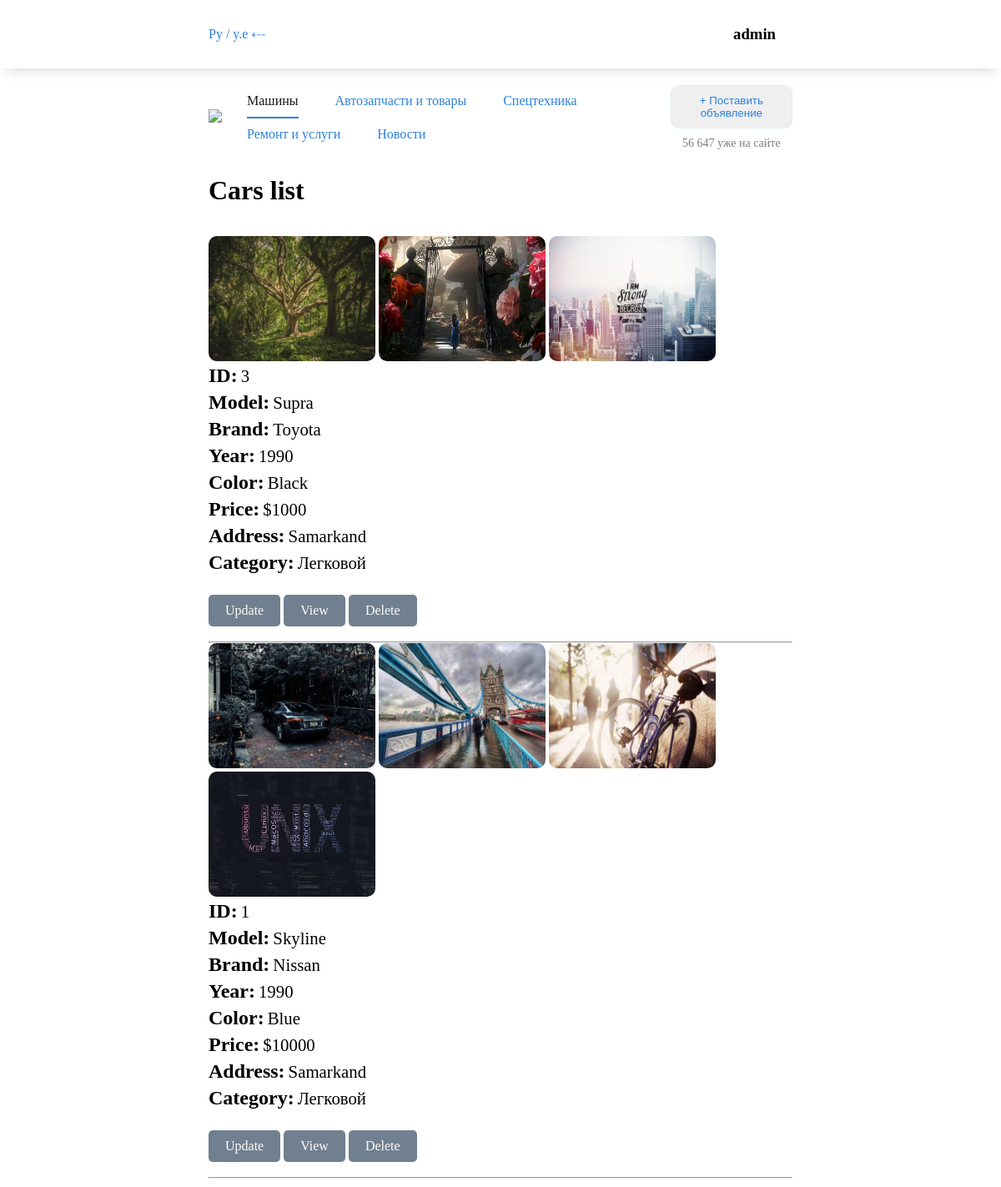
The page /products/cars/ (signed in) on the database its author committed.
### products/models.py (models this page shows, shortened)
class CarImage(models.Model):
    car = models.ForeignKey('Cars', on_delete=models.CASCADE)
    image = models.ImageField(upload_to='cars/', default='cars/default.png')

class Cars(models.Model):
    brand = models.CharField(max_length=50)
    model = models.CharField(max_length=50)
    year = models.IntegerField()
    color = models.CharField(max_length=50)
    price = models.IntegerField()
    author_of_ad = models.ForeignKey(User, on_delete=models.CASCADE)
    created_at = models.DateTimeField(auto_now_add=True)
    address = models.CharField(max_length=255)
    likes = models.TextField(default='[]')
    images = models.ManyToManyField(CarImage)
    category = models.CharField(max_length=50)
    class Meta:
        verbose_name = 'Car'
        verbose_name_plural = 'Cars'
        ordering = ['-created_at']

### products/views.py (the view)
# urls.py: path("cars/", cars_view, name='cars_view'),
@login_required
def cars_view(request):
    cars = Cars.objects.all()
    images = CarImage.objects.all()
    context = {"cars": []}
    for car in cars:
        car_images = images.filter(car=car)
        context["cars"].append({
            "car": car,
            "images": car_images
        })
    return render(request, 'cars_list.html', context)

### products/templates/cars_list.html (shortened to what this page needs)
{% extends 'base.html' %}
{% block content %}
  <h1>Cars list</h1>
  <br />
  <br />
  <ul>
    {% for obj in cars %}
      <li>
        <div class="container">
          <div class="left">
            {% for img in obj.images %}
              <img src="{{ img.image.url }}" />
            {% endfor %}
          </div>
          <div class="right">
            <b>ID:</b> <span>{{ obj.car.id }}</span> <br />
            <b>Model:</b> <span>{{ obj.car.model|title }}</span> <br />
            <b>Brand:</b> <span>{{ obj.car.brand }}</span> <br />
            <b>Year:</b> <span>{{ obj.car.year }}</span> <br />
            <b>Color:</b> <span>{{ obj.car.color }}</span> <br />
            <b>Price:</b> <span>${{ obj.car.price }}</span> <br />
            <b>Address:</b> <span>{{ obj.car.address }}</span> <br />
            <b>Category:</b> <span>{{ obj.car.category }}</span> <br />
          </div>
        </div>
        <a class="btn-link" href="{% url 'update_car_view' obj.car.id %}">Update</a>
        <a class="btn-link" href="{% url 'car_details_view' obj.car.id %}">View</a>
        <a class="btn-link" href="#" onclick="conformDeletion('{{ obj.car.id }}')">Delete</a>
        <br />
        <br />
        <hr />
      </li>
    {% endfor %}
  </ul>
{% endblock %}

### templates/base.html (shortened to what this page needs)
{% load static %}
<!DOCTYPE html>
<html lang="en">
<head>
  <link rel="stylesheet" href="{% static '/scss/nav/index.css' %}" />
</head>
<body>
  {% include 'navbar.html' %}
  <main class="main-container">
    {% block content %}
    {% endblock %}
  </main>
</body>
</html>

### templates/navbar.html (shortened to what this page needs)
{% load static %}
<header>
  <div class="upper-nav">
    <a href="#">Py / y.e &lBarr;</a>
    <div class="nav-right-side">
      {% if request.user.is_authenticated %}
      <div class="dropdown">
        <h3>{{ request.user.username }}</h3>
      </div>
      {% else %}
      <a href="{% url 'account_login' %}">Login</a>
      {% endif %}
    </div>
  </div>
  <nav>
    <a href="{% url 'home' %}"><img src="https://avtoelon.uz/static/frontend/images/logos/header-logo.svg" /></a>
    <div class="auto-nav-links">
      <a href="{% url 'cars_view' %}" class="nav-link-item active">Машины</a>
      <a href="#" class="nav-link-item">Автозапчасти и товары</a>
      <a href="#" class="nav-link-item">Спецтехника</a>
      <a href="#" class="nav-link-item">Ремонт и услуги</a>
      <a href="#" class="nav-link-item">Новости</a>
    </div>
    <div class="auto-actions">
      <button class="outline-info-btn"><a href="{% url 'create_car_view' %}">&plus; Поставить объявление</a></button>
      <p class="muted">56 647 уже на сайте</p>
    </div>
  </nav>
</header>

### static/scss/nav/index.css (style rules this page uses)
* { margin: 0; padding: 0; box-sizing: border-box; transition: 0.5s; }
button { padding: 10px 20px; border: 1px solid rgba(214, 236, 251, 0.6); color: #2a81dd; cursor: pointer; border-radius: 10px; }
.muted { color: gray; font-size: 14px; }
a { color: #2a81dd; }
a.active { color: #1c1819; }
.main-container { padding: 10px 250px; }
header .upper-nav { display: flex; flex-direction: row; justify-content: space-between; align-items: center; gap: 10px; box-shadow: 0 8px 16px -8px rgba(0, 0, 0, 0.2); padding: 20px 250px; }
header .upper-nav a { text-decoration: none; }
header .upper-nav .nav-right-side { display: inline-block; }
header .upper-nav .nav-right-side .dropdown { display: inline-block; position: relative; padding: 10px 20px; cursor: pointer; }
header nav { padding: 20px 250px; display: flex; flex-direction: row; justify-content: space-between; align-items: center; gap: 10px; }
header nav .auto-nav-links a { padding: 10px 0; margin: 0 20px; display: inline-block; text-decoration: none; }
header nav .auto-nav-links a.active { border-bottom: 2px #2a81dd solid; }
header nav .auto-actions { display: flex; flex-direction: column; justify-content: center; align-items: center; gap: 10px; }
header nav .auto-actions button a { text-decoration: none; }

### products/templates/cars_list.html (style rules this page uses)
ul { list-style-type: none; }
.btn-link { text-decoration: none; display: inline-block; padding: 10px 20px; background-color: slategray; color: snow; border-radius: 5px; cursor: pointer; }
.container { margin-bottom: 20px; }
.container .left img { border-radius: 10px; width: 200px; height: 150px; }
.container b { font-size: 1.5em; display: inline-block; margin-bottom: 5px; }
.container span { font-size: 1.3em; }

### rows shown on the page
Cars: car.id "3", car.model "Supra", car.brand "Toyota", car.year "1990", car.color "Black", car.price "1000", car.address "Samarkand", car.category "Легковой"
CarImage: image (picture)
CarImage: image (picture)
CarImage: image (picture)
Cars: car.id "1", car.model "Skyline", car.brand "Nissan", car.year "1990", car.color "Blue", car.price "10000", car.address "Samarkand", car.category "Легковой"
CarImage: image (picture)
CarImage: image (picture)
CarImage: image (picture)
CarImage: image (picture)

### other values the page prints
{{ request.user.username }} "admin"
